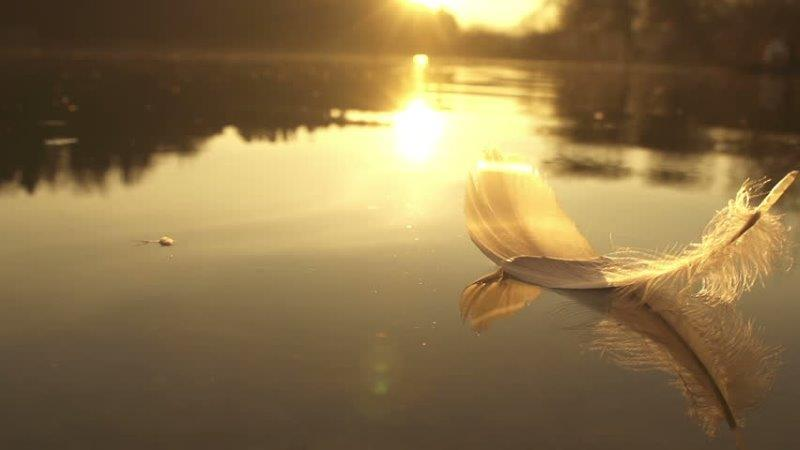
#> input picture 2TIAO/Global-Solution-1/data/prepared_surface_waste_cls/test/Bird_Feathers/6.jpg, 800 x 450 px
$ python analyze_sample.py --image ../../data/prepared_surface_waste_cls/test/Bird_Feathers/6.jpg
#> lines starting #> are read from the running program, lines starting #| are printed output that depends on the picture; after the words box and inside, x2 and y2 are one past the last pixel; in counts of white or black regions, pixels touching at a corner belong together
import argparse
import json
import os
import subprocess
import time
from dataclasses import asdict, dataclass
from datetime import datetime, timezone
from pathlib import Path

import cv2
import numpy as np
import requests

PROJECT_ROOT = Path(__file__).resolve().parents[1]
DEFAULT_MODEL_PATH = PROJECT_ROOT / "models" / "astrowater_yolov8s_cls_best.pt"
DEFAULT_CONFIDENCE_THRESHOLD = 0.45


@dataclass(frozen=True)
class VisualFeatures:
    brightness: float
    saturation: float
    hue: float
    contrast: float
    particle_count: int
    visual_turbidity_score: float
    dominant_color: str
    visual_class: str


@dataclass(frozen=True)
class DeepLearningPrediction:
    model_name: str
    model_class: str
    model_confidence: float
    mapped_visual_class: str
    pollution_score: float


# [12 lines left out: function capture_with_libcamera, not called in this run]


def load_image(path: Path) -> np.ndarray:
    image_bytes = np.fromfile(str(path), dtype=np.uint8)
    image = cv2.imdecode(image_bytes, cv2.IMREAD_COLOR)
    if image is None:
        raise FileNotFoundError(f"Nao foi possivel carregar a imagem: {path}")
    return image


def water_sample_crop(image: np.ndarray) -> np.ndarray:
    height, width = image.shape[:2]
    if width / max(height, 1) >= 1.45:
        y1 = int(height * 0.44)
        return image[y1:height, :]
    return center_crop(image)


# [7 lines left out: function center_crop, not called in this run]


def estimate_particles(gray: np.ndarray, hsv: np.ndarray) -> int:
    blurred = cv2.GaussianBlur(gray, (5, 5), 0)
    local_background = cv2.GaussianBlur(gray, (31, 31), 0)
    local_delta = cv2.subtract(local_background, blurred)

    saturation = hsv[:, :, 1]
    dark_candidate = (blurred < 115) & (local_delta > 16)
    low_chroma_candidate = saturation < 115
    mask = np.where(dark_candidate & low_chroma_candidate, 255, 0).astype(np.uint8)

    kernel = np.ones((3, 3), np.uint8)
    mask = cv2.morphologyEx(mask, cv2.MORPH_OPEN, kernel)
    contours, _ = cv2.findContours(mask, cv2.RETR_EXTERNAL, cv2.CHAIN_APPROX_SIMPLE)

    particles = 0
    for contour in contours:
        area = cv2.contourArea(contour)
        if not 14 <= area <= 520:
            continue
        perimeter = cv2.arcLength(contour, True)
        if perimeter <= 0:
            continue
        circularity = 4 * np.pi * area / (perimeter * perimeter)
        x, y, w, h = cv2.boundingRect(contour)
        aspect_ratio = max(w, h) / max(min(w, h), 1)
        extent = area / max(w * h, 1)
        if circularity >= 0.28 and aspect_ratio <= 2.8 and extent >= 0.28:
            particles += 1
    return particles


def color_name(hue: float, saturation: float, brightness: float) -> str:
    if saturation < 18 and brightness > 180:
        return "incolor"
    if 85 <= hue <= 130:
        return "azul claro"
    if 18 <= hue <= 45:
        return "amarelo claro"
    if 5 <= hue < 18:
        return "marrom claro"
    if brightness < 120 and saturation < 70:
        return "cinza claro"
    return "neutro"


def classify_visual(
    *,
    brightness: float,
    saturation: float,
    hue: float,
    turbidity_score: float,
    particle_count: int,
    dominant_color: str,
) -> str:
    blue_water = dominant_color == "azul claro" and saturation >= 45
    if particle_count >= 25 and not blue_water:
        return "com sedimentos"
    if particle_count >= 45:
        return "com sedimentos"
    if turbidity_score >= 78 and not blue_water and particle_count >= 8:
        return "com sedimentos"
    if dominant_color == "azul claro" and saturation >= 35 and turbidity_score < 35:
        return "azulada"
    if turbidity_score >= 45 or brightness < 135:
        return "turva"
    if dominant_color == "amarelo claro" and saturation >= 35:
        return "amarelada"
    if saturation < 15 and brightness > 235 and particle_count <= 2:
        return "transparente"
    return "limpa"


# [22 lines left out: functions map_model_class_to_visual_class, pollution_score_for_model_class, not called in this run]


def run_deep_learning_model(image_path: Path, model_path: Path) -> DeepLearningPrediction | None:
    if not model_path.exists():
        return None

    runtime_dir = PROJECT_ROOT / ".runtime"
    runtime_dir.mkdir(parents=True, exist_ok=True)
    os.environ.setdefault("YOLO_CONFIG_DIR", str(runtime_dir / "ultralytics"))
    os.environ.setdefault("TMP", str(runtime_dir / "tmp"))
    os.environ.setdefault("TEMP", str(runtime_dir / "tmp"))
    os.environ.setdefault("TMPDIR", str(runtime_dir / "tmp"))
    os.environ.setdefault("ULTRALYTICS_CONFIG_DIR", str(runtime_dir / "ultralytics"))
    Path(os.environ["YOLO_CONFIG_DIR"]).mkdir(parents=True, exist_ok=True)
    Path(os.environ["TMP"]).mkdir(parents=True, exist_ok=True)
    try:
        from ultralytics import YOLO
    except Exception as exc:
        print(f"[VISION] Ultralytics indisponivel, usando OpenCV: {exc}")
        return None

    model = YOLO(str(model_path))
    result = model.predict(source=str(image_path), verbose=False)[0]
    if result.probs is None:
        return None

    top_index = int(result.probs.top1)
    confidence = float(result.probs.top1conf)
    model_class = str(result.names[top_index])
    return DeepLearningPrediction(
        model_name=model_path.stem,
        model_class=model_class,
        model_confidence=round(confidence, 4),
        mapped_visual_class=map_model_class_to_visual_class(model_class),
        pollution_score=pollution_score_for_model_class(model_class, confidence),
    )


def analyze_image(image: np.ndarray) -> VisualFeatures:
    sample = water_sample_crop(image)
    hsv = cv2.cvtColor(sample, cv2.COLOR_BGR2HSV)
    gray = cv2.cvtColor(sample, cv2.COLOR_BGR2GRAY)

    brightness = float(np.mean(gray))
    saturation = float(np.mean(hsv[:, :, 1]))
    hue = float(np.mean(hsv[:, :, 0]))
    contrast = float(np.std(gray))
    particle_count = estimate_particles(gray, hsv)
    dominant_color = color_name(hue, saturation, brightness)

    blue_water = dominant_color == "azul claro" and saturation >= 45
    if blue_water and particle_count < 15:
        particle_count = 0
    turbidity_from_brightness = 0 if blue_water else np.interp(255 - brightness, [0, 160], [0, 70])
    turbidity_from_contrast = np.interp(contrast, [5, 75], [0, 18 if blue_water else 35])
    turbidity_from_particles = min(particle_count * 1.25, 32)
    visual_turbidity_score = float(
        np.clip(turbidity_from_brightness + turbidity_from_contrast + turbidity_from_particles, 0, 100)
    )

    visual_class = classify_visual(
        brightness=brightness,
        saturation=saturation,
        hue=hue,
        turbidity_score=visual_turbidity_score,
        particle_count=particle_count,
        dominant_color=dominant_color,
    )

    return VisualFeatures(
        brightness=round(brightness, 2),
        saturation=round(saturation, 2),
        hue=round(hue, 2),
        contrast=round(contrast, 2),
        particle_count=particle_count,
        visual_turbidity_score=round(visual_turbidity_score, 2),
        dominant_color=dominant_color,
        visual_class=visual_class,
    )


def build_payload(
    *,
    features: VisualFeatures,
    image_path: Path,
    community_id: int,
    device_id: str,
    prediction: DeepLearningPrediction | None = None,
    confidence_threshold: float = DEFAULT_CONFIDENCE_THRESHOLD,
) -> dict:
    use_deep_learning = prediction is not None and prediction.model_confidence >= confidence_threshold
    visual_class = prediction.mapped_visual_class if use_deep_learning else features.visual_class
    visual_turbidity_score = max(
        features.visual_turbidity_score,
        prediction.pollution_score if prediction is not None else 0,
    )
    source = "raspberry-pi-camera+yolov8s-cls" if use_deep_learning else "raspberry-pi-camera+opencv"

    return {
        "deviceId": device_id,
        "communityId": community_id,
        "imageName": image_path.name,
        "visualClass": visual_class,
        "visualTurbidityScore": round(visual_turbidity_score, 2),
        "particlesDetected": features.particle_count,
        "dominantColor": features.dominant_color,
        "modelName": prediction.model_name if prediction else "opencv-heuristic",
        "modelClass": prediction.model_class if prediction else features.visual_class,
        "modelConfidence": prediction.model_confidence if prediction else None,
        "pollutionScore": prediction.pollution_score if prediction else features.visual_turbidity_score,
        "timestamp": datetime.now(timezone.utc).isoformat(),
        "source": source,
        "features": {
            **asdict(features),
            "analysis_mode": "deep-learning" if use_deep_learning else "opencv-fallback",
            "confidence_threshold": confidence_threshold,
        },
    }


def save_payload(path: Path, payload: dict) -> None:
    path.parent.mkdir(parents=True, exist_ok=True)
    path.write_text(json.dumps(payload, ensure_ascii=False, indent=2), encoding="utf-8")


def post_to_backend(backend_url: str, payload: dict) -> None:
    response = requests.post(f"{backend_url.rstrip('/')}/visual-analyses", json=payload, timeout=10)
    response.raise_for_status()


def parse_args() -> argparse.Namespace:
    parser = argparse.ArgumentParser(description="Analisa amostra de agua com OpenCV e deep learning opcional.")
    parser.add_argument("--image", type=Path, help="Imagem local da amostra.")
    parser.add_argument("--capture", action="store_true", help="Captura imagem usando libcamera-still.")
    parser.add_argument("--output", type=Path, default=Path("captures/latest.jpg"), help="Saida da captura/JSON.")
    parser.add_argument("--community-id", type=int, default=1)
    parser.add_argument("--device-id", default="ASTRO-RPI-CAM-001")
    parser.add_argument("--backend-url", help="URL do backend para enviar resultado.")
    parser.add_argument("--model", type=Path, default=DEFAULT_MODEL_PATH, help="Peso .pt do modelo YOLO de classificacao.")
    parser.add_argument("--disable-deep-learning", action="store_true", help="Usa apenas OpenCV.")
    parser.add_argument("--confidence-threshold", type=float, default=DEFAULT_CONFIDENCE_THRESHOLD)
    parser.add_argument("--save-json", type=Path, help="Salva o payload localmente antes de enviar ao backend.")
    parser.add_argument("--benchmark-runs", type=int, default=1, help="Quantidade de inferencias para medir tempo local.")
    return parser.parse_args()


def main() -> None:
    args = parse_args()
    image_path = args.image

    if args.capture:
        image_path = capture_with_libcamera(args.output)
    if image_path is None:
        raise SystemExit("Informe --image ou use --capture no Raspberry Pi.")

    image = load_image(image_path)
#> in load_image, image is the input picture: shape (450, 800, 3); mean B, G, R 72.2, 113.4, 136.8
    started_at = time.perf_counter()
    features = analyze_image(image)
#> in water_sample_crop, `return image[y1:height, :]`:
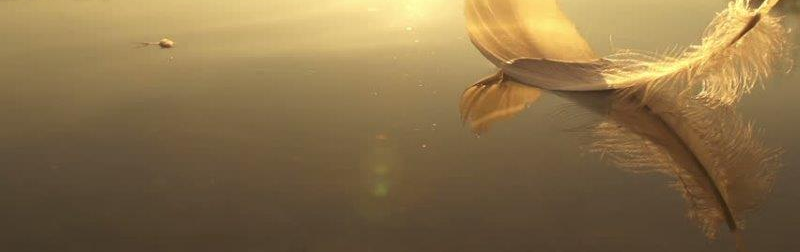
#> returned value: shape (252, 800, 3); mean of channels 0, 1, 2 72.7, 112.1, 136.2; drawn as B, G, R
#> in analyze_image, `hsv = cv2.cvtColor(sample, cv2.COLOR_BGR2HSV)`: hsv: shape (252, 800, 3); mean H, S, V 18.1, 118.1, 136.2
#> in analyze_image, `gray = cv2.cvtColor(sample, cv2.COLOR_BGR2GRAY)`:
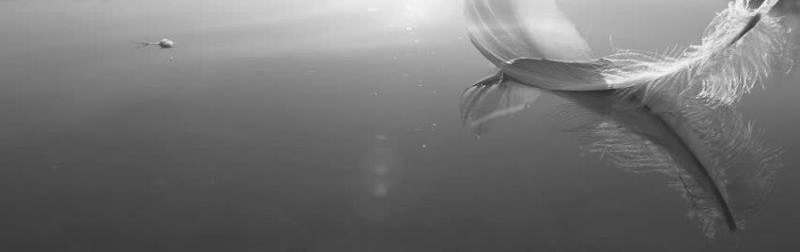
#> gray: shape (252, 800); min 34, max 247, mean 114.8
#> in analyze_image, `brightness = float(np.mean(gray))`: brightness = 114.8
#> in analyze_image, `saturation = float(np.mean(hsv[:, :, 1]))`: saturation = 118.1
#> in analyze_image, `hue = float(np.mean(hsv[:, :, 0]))`: hue = 18.09
#> in analyze_image, `contrast = float(np.std(gray))`: contrast = 44.22
#> in estimate_particles, `local_delta = cv2.subtract(local_background, blurred)`:
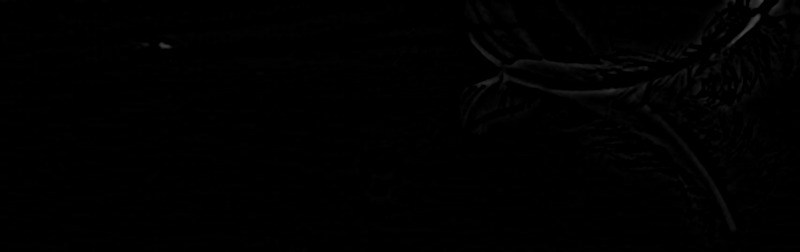
#> local_delta: shape (252, 800); min 0, max 68, mean 1
#> in estimate_particles, `saturation = hsv[:, :, 1]`:
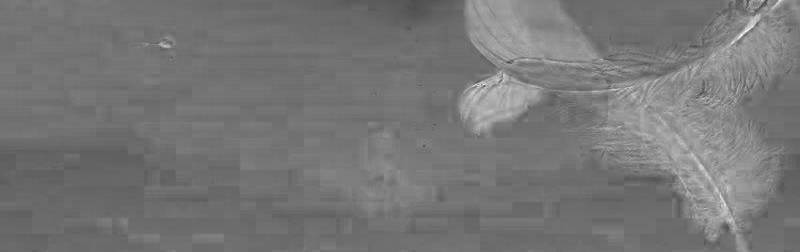
#> saturation: shape (252, 800); min 59, max 255, mean 118.1
#> in estimate_particles, `dark_candidate = (blurred < 115) & (local_delta > 16)`:
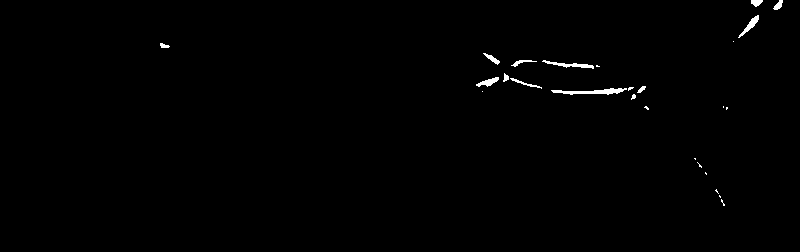
#> dark_candidate: shape (252, 800) bool; 0.59% white; 26 white regions (14 under 20 px), largest, box (x1, y1, x2, y2) and area: (551, 88, 627, 95) 270, (542, 60, 594, 69) 160, (738, 15, 759, 38) 127
#> in estimate_particles, `low_chroma_candidate = saturation < 115`:
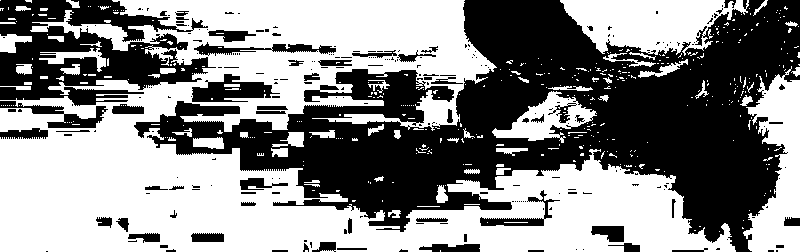
#> low_chroma_candidate: shape (252, 800) bool; 53.3% white; 237 black regions (175 under 20 px), largest, box (x1, y1, x2, y2) and area: (134, 0, 800, 252) 71657, (0, 0, 216, 106) 12427, (192, 74, 280, 102) 1340
#> in estimate_particles, `mask = np.where(dark_candidate & low_chroma_candidate, 255, 0).astype(..`: mask: shape (252, 800); 0.01% white in thin lines or dots, all inside (x1, y1, x2, y2) = (161, 47, 611, 93)
#> in estimate_particles, `mask = cv2.morphologyEx(mask, cv2.MORPH_OPEN, kernel)`: mask: shape (252, 800); every value is 0
#> in estimate_particles, `contours, _ = cv2.findContours(mask, cv2.RETR_EXTERNAL, cv2.CHAIN_APPR..`: contours = []
#> after the loop in estimate_particles, `for contour in contours:`: particles = 0
#> in analyze_image, `dominant_color = color_name(hue, saturation, brightness)`: dominant_color = 'amarelo claro'
#> in analyze_image, `blue_water = dominant_color == "azul claro" and saturation >= 45`: blue_water = False
#> in analyze_image, `turbidity_from_brightness = 0 if blue_water else np.interp(255 - brigh..`: turbidity_from_brightness = 61.35
#> in analyze_image, `turbidity_from_contrast = np.interp(contrast, [5, 75], [0, 18 if blue_..`: turbidity_from_contrast = 19.61
#> in analyze_image, `turbidity_from_particles = min(particle_count * 1.25, 32)`: turbidity_from_particles = 0
#> in analyze_image, `visual_turbidity_score = float( np.clip(turbidity_from_brightness + tu..`: visual_turbidity_score = 80.96
#> in classify_visual, `blue_water = dominant_color == "azul claro" and saturation >= 45`: blue_water = False
#> in analyze_image, `visual_class = classify_visual( brightness=brightness, saturation=satu..`: visual_class = 'turva'

    prediction = None
    inference_times = []
    if not args.disable_deep_learning:
        runs = max(args.benchmark_runs, 1)
        for _ in range(runs):
            inference_started_at = time.perf_counter()
            prediction = run_deep_learning_model(image_path, args.model)
            inference_times.append(round((time.perf_counter() - inference_started_at) * 1000, 2))

    payload = build_payload(
        features=features,
        image_path=image_path,
        community_id=args.community_id,
        device_id=args.device_id,
        prediction=prediction,
        confidence_threshold=args.confidence_threshold,
    )
#> payload = 14 items
    payload["edgeDecision"] = {
        "decisionTakenOnEdge": True,
        "totalProcessingMs": round((time.perf_counter() - started_at) * 1000, 2),
        "inferenceTimesMs": inference_times,
        "averageInferenceMs": round(float(np.mean(inference_times)), 2) if inference_times else None,
        "sentToBackendAfterDecision": bool(args.backend_url),
    }

    if args.save_json:
        save_payload(args.save_json, payload)

    if args.backend_url:
        post_to_backend(args.backend_url, payload)

    print(json.dumps(payload, ensure_ascii=False, indent=2))
#> (printed output is left out)


if __name__ == "__main__":
    main()
